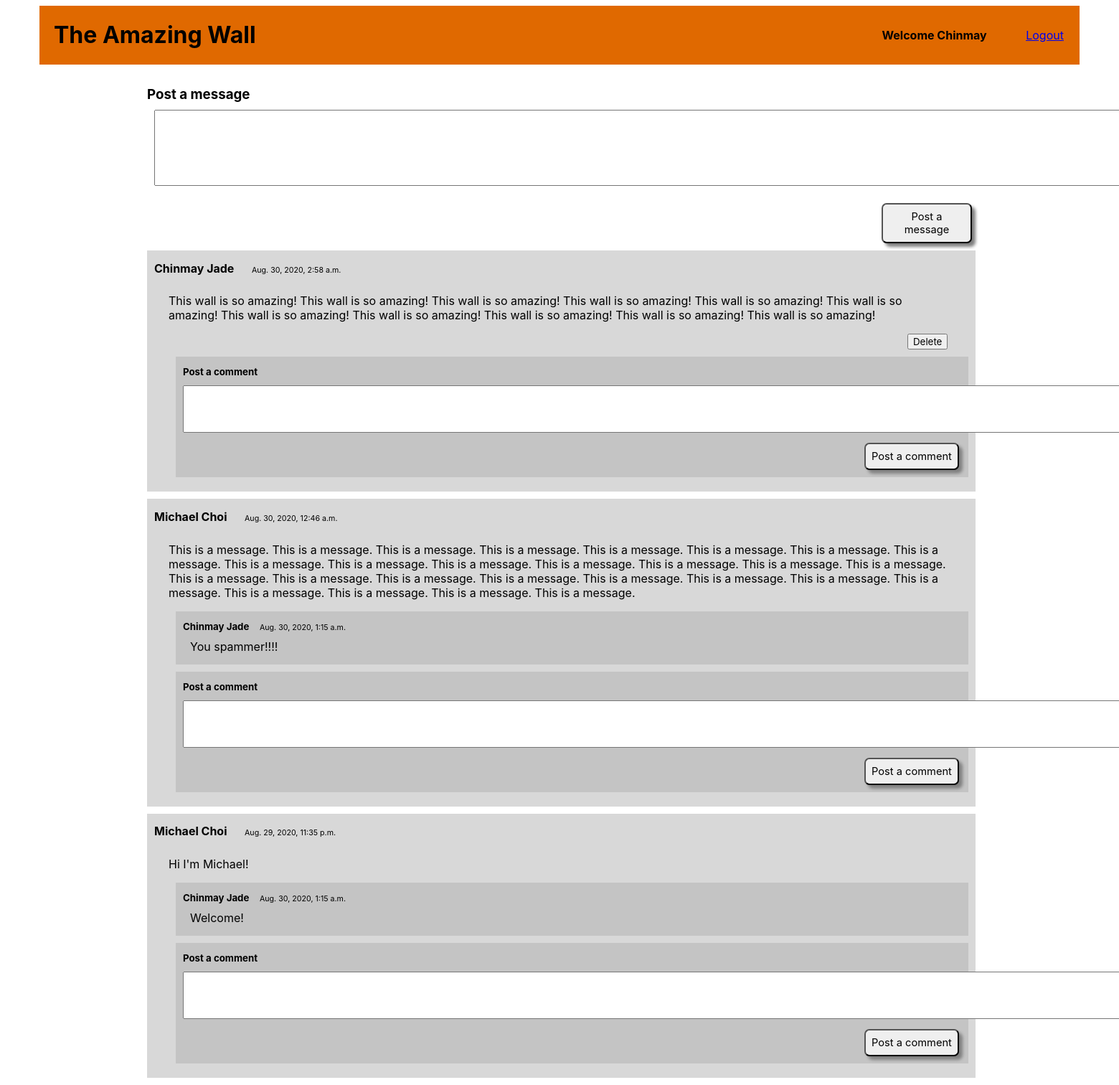
Page /wall (signed in) on the committed database.
### the_wall_app/models.py (models this page shows)
class User(models.Model):
    first_name = models.CharField(max_length=255)
    last_name = models.CharField(max_length=255)
    email = models.CharField(max_length=255)
    password = models.CharField(max_length=255)
    created_at = models.DateTimeField(auto_now_add=True)
    updated_at = models.DateTimeField(auto_now=True)
    objects = UserManager()

class Message(models.Model):
    mess = models.TextField()
    user = models.ForeignKey(User, related_name="messages", on_delete=models.CASCADE)
    created_at = models.DateTimeField(auto_now_add=True)
    updated_at = models.DateTimeField(auto_now=True)

class Comment(models.Model):
    comment = models.TextField()
    poster = models.ForeignKey(User, related_name="comments", on_delete=models.CASCADE)
    on_message = models.ForeignKey(Message, related_name="comments", on_delete=models.CASCADE)
    created_at = models.DateTimeField(auto_now_add=True)
    updated_at = models.DateTimeField(auto_now=True)

### the_wall_app/views.py (the view)
# urls.py: path('wall', views.wall),
def wall(request):
    if request.method != "POST":
        if 'user_name' not in request.session:
            return redirect('/')
    context = {
        "all_messages" : Message.objects.all(),
        "all_comments" : Comment.objects.all(),
    }
    return render(request, 'wall.html', context)

### the_wall_app/templates/wall.html (shortened to what this page needs)
<!DOCTYPE html>
<html lang="en">
<head>
    {% load static %}
    <link rel="stylesheet" href="{% static '/wall_style.css' %}">
</head>
<body>
    <div id="wrapper">
        <div id="header">
            <h1>The Amazing Wall</h1>
            <h4>Welcome {{request.session.user_name}}</h4>
            <a id="logout" href="/logout">Logout</a>
        </div>
        <div id="interior">
            <h3>Post a message</h3>
            <form action="/post_message" method="POST">
                <textarea name="message_posted" cols="140" rows="5" style="font-size: medium;"></textarea><br><br>
                <button type="submit">Post a message</button>
            </form>
            {% for message in all_messages reversed %}
            <div class="messages">
                <h4>{{message.user.first_name}} {{message.user.last_name}}</h4>
                <p class="timestamp">{{message.created_at}}</p>
                <p>{{message.mess}}</p>
                {% if message.user.id == request.session.user_id %}
                <form action="/delete_message" method="POST">
                    <button type="submit">Delete</button>
                </form>
                {% endif %}
                {% for comment in message.comments.all %}
                <div class="comments">
                    <h5>{{comment.poster.first_name}} {{comment.poster.last_name}}</h5>
                    <p class="timestamp">{{comment.created_at}}</p>
                    <p>{{comment.comment}}</p>
                </div>
                {% endfor %}
                <div class="comments">
                    <h5>Post a comment</h5>
                    <form action="/post_comment" method="POST">
                        <textarea name="comment_posted" cols="132" rows="3" style="font-size: medium;"></textarea><br>
                        <button type="submit">Post a comment</button>
                    </form>
                </div>
            </div>
            {% endfor %}
        </div>
    </div>
</body>
</html>

### the_wall_app/static/wall_style.css (style rules this page uses)
* { font-family: -apple-system, BlinkMacSystemFont, 'Segoe UI', Roboto, Oxygen, Ubuntu, Cantarell, 'Open Sans', 'Helvetica Neue', sans-serif; }
#wrapper { width: 1450px; margin: auto; }
#header { background-image: url("https://www.transparenttextures.com/patterns/brick-wall.png"); background-color: #e06900; padding: 0px 20px; }
#header * { vertical-align: middle; }
#header h1 { text-align: left; width: 1100px; display: inline-block; }
#header h4 { display: inline-block; padding: 0px 50px; }
#interior { width: 1150px; margin: auto; }
#interior > h3 { margin: 30px 0px 10px 0px; display: block; }
#interior > form > textarea { margin-left: 10px; }
.messages { width: 1135px; background-color: rgb(216, 216, 216); padding: 10px; margin: 10px 0px; }
.messages h4 { margin: 0px; display: inline-block; }
.messages p { margin-left: 20px; padding-right: 20px; }
.messages > form > button { display: inline-block; margin-left: 1050px; margin-bottom: 10px; }
.comments { margin-left: 30px; background-color: rgb(196, 196, 196); padding: 10px; margin-bottom: 10px; }
.comments h5 { margin: 0px; display: inline-block; }
.comments p { margin: 0px 0px 0px 5px; padding: 5px; }
.comments textarea { margin: 10px 0px; }
.timestamp { font-size: 8pt; display: inline-block; margin-left: 10px; }
#interior > form > button { display: inline-block; margin-left: 1024px; padding: 8px; border-radius: 7px; box-shadow: 5px 5px 4px gray; font-size: 11pt; }
.comments button { display: inline-block; margin-left: 950px; padding: 8px; border-radius: 7px; box-shadow: 5px 5px 4px gray; font-size: 11pt; }

### rows in the picture
User: session.user_name "Chinmay"
Message: user.first_name "Chinmay", user.last_name "Jade", created_at "Aug. 30, 2020, 2:58 a.m.", mess "This wall is so amazing! This wall is so amazing! This wall is so amazing! This wall is so amazing! This wall is so amazing! This wall is so amazing! This wall is so amazing! This wall is so amazing! This wall is so amazing! This wall is so amazing! This wall is so amazing!"
Message: user.first_name "Michael", user.last_name "Choi", created_at "Aug. 30, 2020, 12:46 a.m.", mess "This is a message. This is a message. This is a message. This is a message. This is a message. This is a message. This is a message. This is a message. This is a message. This is a message. This is a message. This is a message. This is a message. This is a message. This is a message. This is a message. This is a message. This is a message. This is a message. This is a message. This is a message. This is a message. This is a message. This is a message. This is a message. This is a message. This is a message."
Comment: poster.first_name "Chinmay", poster.last_name "Jade", created_at "Aug. 30, 2020, 1:15 a.m.", comment "You spammer!!!!"
Message: user.first_name "Michael", user.last_name "Choi", created_at "Aug. 29, 2020, 11:35 p.m.", mess "Hi I'm Michael!"
Comment: poster.first_name "Chinmay", poster.last_name "Jade", created_at "Aug. 30, 2020, 1:15 a.m.", comment "Welcome!"
